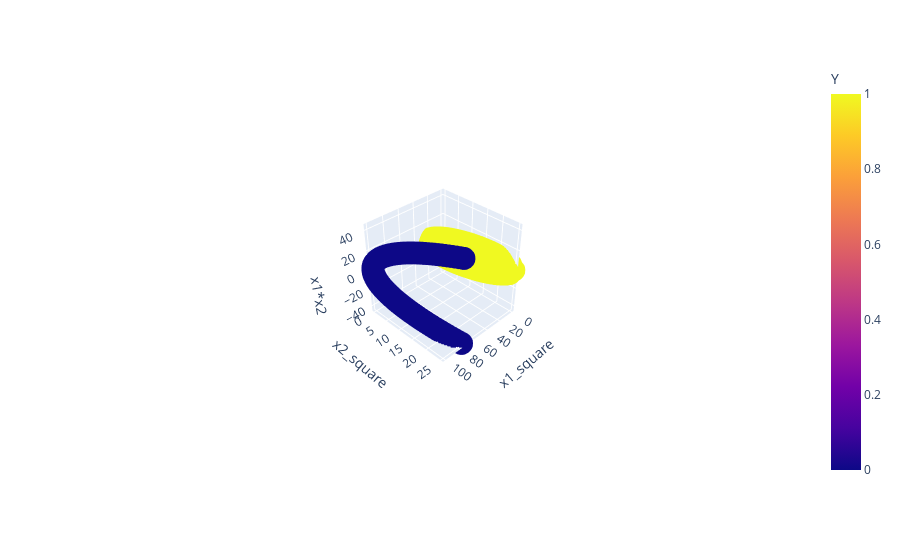

Notebook source saved alongside this figure:
### Code cell
import plotly.express as px
import plotly.express as px
fig=px.scatter_3d(df, x='x1_square',y='x2_square',z='x1*x2', color='Y')
fig.show()

### Figure 1 — Plotly figure (JSON) as saved in the notebook; plotly's stock layout.template omitted (floating-point values rounded to 4 significant figures; data arrays with more than 128 entries replaced by an {"elided": "..."} marker saying what was removed)
{"data": [{"hovertemplate": "x1_square=%{x}<br>x2_square=%{y}<br>x1*x2=%{z}<br>Y=%{marker.color}<extra></extra>", "legendgroup": "", "marker": {"color": {"elided": "400 int values"}, "coloraxis": "coloraxis", "symbol": "circle"}, "mode": "markers", "name": "", "scene": "scene", "showlegend": false, "type": "scatter3d", "x": {"elided": "400 float values"}, "y": {"elided": "400 float values"}, "z": {"elided": "400 float values"}}], "layout": {"autosize": true, "coloraxis": {"colorbar": {"title": {"text": "Y"}}, "colorscale": [[0, "#0d0887"], [0.1111, "#46039f"], [0.2222, "#7201a8"], [0.3333, "#9c179e"], [0.4444, "#bd3786"], [0.5556, "#d8576b"], [0.6667, "#ed7953"], [0.7778, "#fb9f3a"], [0.8889, "#fdca26"], [1, "#f0f921"]]}, "dragmode": "zoom", "legend": {"tracegroupgap": 0}, "margin": {"t": 60}, "scene": {"aspectmode": "auto", "aspectratio": {"x": 1, "y": 1, "z": 1}, "camera": {"center": {"x": 0, "y": 0, "z": 0}, "eye": {"x": 2.769, "y": 2.769, "z": 2.769}, "projection": {"type": "perspective"}, "up": {"x": 0, "y": 0, "z": 1}}, "domain": {"x": [0, 1], "y": [0, 1]}, "dragmode": "turntable", "xaxis": {"title": {"text": "x1_square"}, "type": "linear"}, "yaxis": {"title": {"text": "x2_square"}, "type": "linear"}, "zaxis": {"title": {"text": "x1*x2"}, "type": "linear"}}}}
